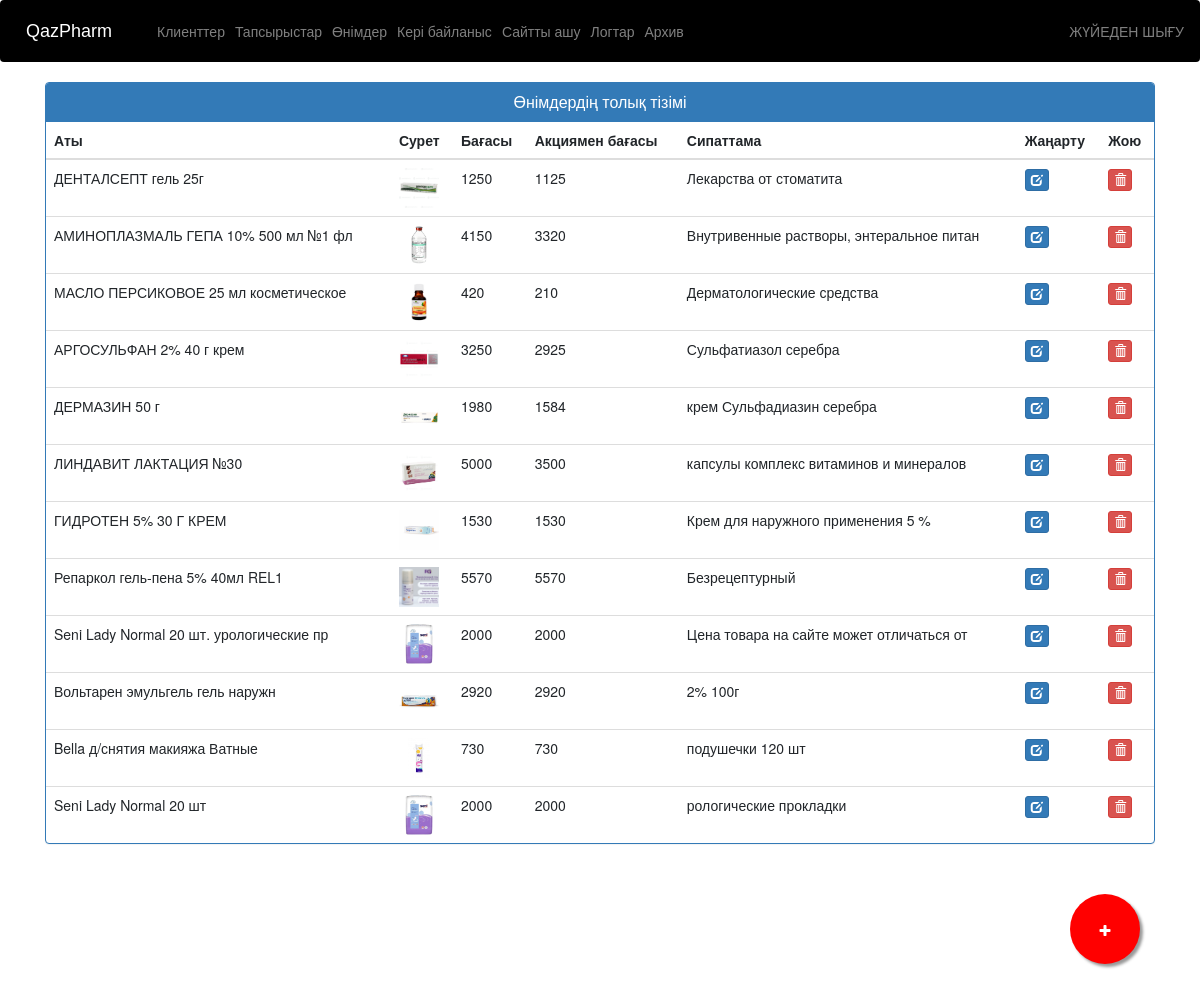
Screenshot of /admin-products (signed in) with the database file from the repository.
### ecom/models.py (models this page shows, shortened)
class Product(models.Model):
    CATEGORY_CHOICES = (
        ('drugs', 'Дәрілік заттар'),
        ('vitamins', 'Витаминдер мен диеталық қоспалар'),
        ('medical', 'Медициналық мақсаттағы бұйымдар'),
        ('mother', 'Ана мен бала'),
        ('medtech', 'Медициналық техника'),
        ('cosmetics', 'Косметика'),
        ('hygiene', 'Гигиена'),
    )
    name = models.CharField(max_length=40)
    product_image = models.ImageField(upload_to='product_image/', null=True, blank=True, default="profile_pic/CustomerProfilePic/default.jpg")
    price = models.PositiveIntegerField()
    description = models.CharField(max_length=40)
    s_name = models.CharField(max_length=40, blank=True)
    s_description = models.CharField(max_length=40, blank=True)
    is_promoted = models.BooleanField(default=False)
    discount_percentage = models.PositiveIntegerField(default=0, blank=True, null=True)
    category = models.CharField(max_length=40, choices=CATEGORY_CHOICES, default="uncategorized")
    manufacturer = models.CharField(max_length=100, default="Белгісіз")
    structure = models.CharField(max_length=100, default="Белгісіз", null=True, blank=True)
    def discounted_price(self):
        if self.is_promoted:
            return int(self.price * (100 - self.discount_percentage) / 100)
        return self.price

### ecom/views.py (the view)
# urls.py: path('admin-products', views.admin_products_view,name='admin-products'),
@login_required(login_url='adminlogin')
def admin_products_view(request):
    products=models.Product.objects.all()
    return render(request,'ecom/admin_products.html',{'products':products})

### templates/ecom/admin_products.html (shortened to what this page needs)
{% extends 'ecom/admin_base.html' %}
{% load static %}
{% block content %}
<head>
  <link href="//netdna.bootstrapcdn.com/bootstrap/3.0.0/css/bootstrap.min.css" rel="stylesheet" id="bootstrap-css">
</head>
<div class="container">
  <div class="panel panel-primary">
    <div class="panel-heading">
      <h6 class="panel-title">Өнімдердің толық тізімі</h6>
    </div>
    <table class="table table-hover" id="dev-table">
      <thead>
        <tr>
          <th>Аты</th>
          <th>Сурет</th>
          <th>Бағасы</th>
          <th>Акциямен бағасы</th>
          <th>Сипаттама</th>
          <th>Жаңарту</th>
          <th>Жою</th>
        </tr>
      </thead>
      {% for p in products %}
  {% if p %}
      <tr>
        <td> {{p.name}}</td>
        <td> <img src="{% static p.product_image.url %}" alt="Profile Pic" height="40px" width="40px" /></td>
        <td>{{p.price}}</td>
        <td>{{p.discounted_price}}</td>
        <td>{{p.description}}</td>
        <td><a class="btn btn-primary btn-xs" href="{% url 'update-product' p.id  %}"><span class="glyphicon glyphicon-edit"></span></a></td>
        <td><a class="btn btn-danger btn-xs" href="{% url 'delete-product' p.id  %}"><span class="glyphicon glyphicon-trash"></span></a></td>
      </tr>
      {%else%}
      <br><br><br>
      <h1>өнімдер жоқ</h1>
      {% endif %}
      {% endfor %}
    </table>
  </div>
</div>
<a href="/admin-add-product" class="float">
<i class="fa fa-plus my-float"></i>
</a>
{% endblock content %}

### templates/ecom/admin_base.html (shortened to what this page needs)
<!DOCTYPE html>
{% load static %}
<html lang="en">
<head>
  <link rel="stylesheet" href="https://stackpath.bootstrapcdn.com/bootstrap/4.3.1/css/bootstrap.min.css">
  <link rel="stylesheet" href="https://maxcdn.bootstrapcdn.com/font-awesome/4.7.0/css/font-awesome.min.css">
</head>
<body>
  <div class="bs-example">
    <nav class="navbar navbar-expand-md navbar-dark fixed-top" style="background:#000000;">
      <a href="/admin-dashboard" class="navbar-brand">QazPharm</a>
      <div class="collapse navbar-collapse justify-content-between" id="navbarCollapse">
        <div class="navbar-nav">
          <a href="/view-customer" class="nav-item nav-link">Клиенттер</a>
          <a href="/admin-view-booking" class="nav-item nav-link">Тапсырыстар</a>
          <a href="/admin-products" class="nav-item nav-link">Өнімдер</a>
          <a href="/view-feedback" class="nav-item nav-link">Кері байланыс</a>
          <a href="/" class="nav-item nav-link">Сайтты ашу</a>
          <a href="/admin-action-log" class="nav-item nav-link">Логтар</a>
          <a href="/admin-archived-products" class="nav-item nav-link">Архив</a>
        </div>
        <div class="navbar-nav navbar-right">
          <a href="/logout" class="nav-item nav-link">ЖҮЙЕДЕН ШЫҒУ</a>
        </div>
      </div>
    </nav>
  </div>
  {% block content %}
  {% endblock content %}
<br><br><br><br><br><br><br><br>
</body>
</html>

### templates/ecom/admin_base.html (style rules this page uses)
.bs-example { margin: 0px; }
.navbar-brand { font-size: 20px; font-family: sans-serif; }

### templates/ecom/admin_products.html (style rules this page uses)
a:link { text-decoration: none; }
h6 { text-align: center; }
.float { position:fixed; width:70px; height:70px; bottom:60px; right:60px; background-color:red; color:#FFF; border-radius:50px; text-align:center; box-shadow: 3px 3px 3px #999; }
.my-float { margin-top:30px; }

### rows the page displays
Product: name "ДЕНТАЛСЕПТ гель 25г", product_image (picture), price "1250", discounted_price "1125", description "Лекарства от стоматита"
Product: name "АМИНОПЛАЗМАЛЬ ГЕПА 10% 500 мл №1 фл", product_image (picture), price "4150", discounted_price "3320", description "Внутривенные растворы, энтеральное питан"
Product: name "МАСЛО ПЕРСИКОВОЕ 25 мл косметическое", product_image (picture), price "420", discounted_price "210", description "Дерматологические средства"
Product: name "АРГОСУЛЬФАН 2% 40 г крем", product_image (picture), price "3250", discounted_price "2925", description "Сульфатиазол серебра"
Product: name "ДЕРМАЗИН 50 г", product_image (picture), price "1980", discounted_price "1584", description "крем Сульфадиазин серебра"
Product: name "ЛИНДАВИТ ЛАКТАЦИЯ №30", product_image (picture), price "5000", discounted_price "3500", description "капсулы комплекс витаминов и минералов"
Product: name "ГИДРОТЕН 5% 30 Г КРЕМ", product_image (picture), price "1530", discounted_price "1530", description "Крем для наружного применения 5 %"
Product: name "Репаркол гель-пена 5% 40мл REL1", product_image (picture), price "5570", discounted_price "5570", description "Безрецептурный"
Product: name "Seni Lady Normal 20 шт. урологические пр", product_image (picture), price "2000", discounted_price "2000", description "Цена товара на сайте может отличаться от"
Product: name "Вольтарен эмульгель гель наружн", product_image (picture), price "2920", discounted_price "2920", description "2% 100г"
Product: name "Bella д/снятия макияжа Ватные", product_image (picture), price "730", discounted_price "730", description "подушечки 120 шт"
Product: name "Seni Lady Normal 20 шт", product_image (picture), price "2000", discounted_price "2000", description "рологические прокладки"
